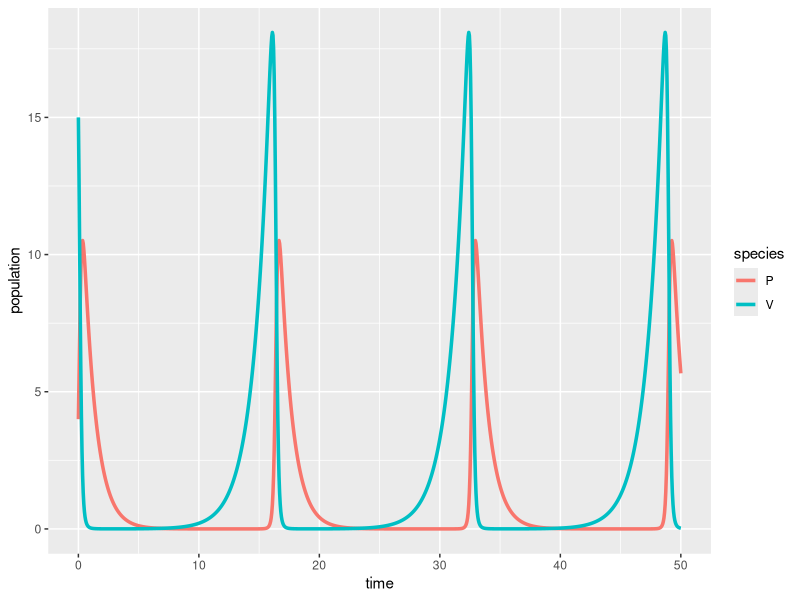

This chart was generated by the following R code:
## ---- chunk 1
#| message: false
#| warning: false
# load libraries ----
library(tidyverse)
library(deSolve)
library(kableExtra)
## ---- chunk 2
# Create a sequence of times (days) ----
time <- seq(from = 0, to = 50, by = 0.05)

# Set some parameter values (these can change - keep it in mind) ----
parameters <- c(r = .75, alpha = 0.8, beta = 0.5, q = 1)

# Set the initial condition (prey and predator populations at t = 0) ----
# Recall: V = prey, P = predator
init_cond <- c(V = 15, P = 4)

# Prepare the series of differential equations as a function ----
lv_equations <- function(time, init_cond, parameters) {
  with(as.list(c(init_cond, parameters)), {
    dVdt = r * V - alpha * V * P
    dPdt = beta * V * P - q * P
    return(list(c(dVdt, dPdt)))
  })
}

# Find the approximate the solution using `deSolve::ode()` ----
approx_lv <- ode(y = init_cond, times = time, func = lv_equations, parms = parameters)

# Check the class ----
class(approx_lv)

# We really want this to be a data frame, AND we want both prey (V) and predator (P) to be in the same column -- we'll learn why in EDS 221 (tidy data) ----
approx_lk_df <- data.frame(approx_lv) |> 
  pivot_longer(cols = c(V, P), names_to = "species", values_to = "population")

# Plot it ----
ggplot(data = approx_lk_df, aes(x = time, y = population)) +
  geom_line(aes(color = species), linewidth = 1.2)
